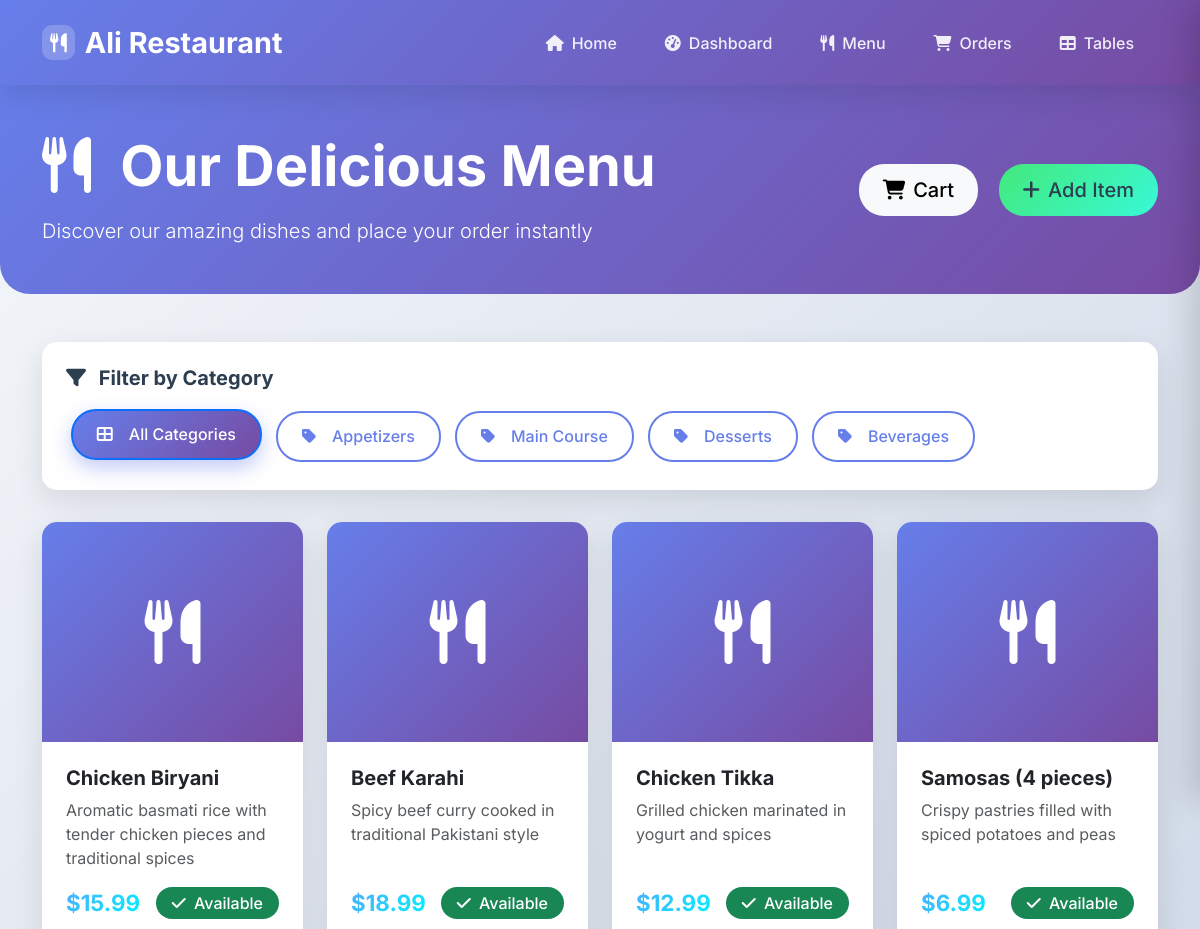
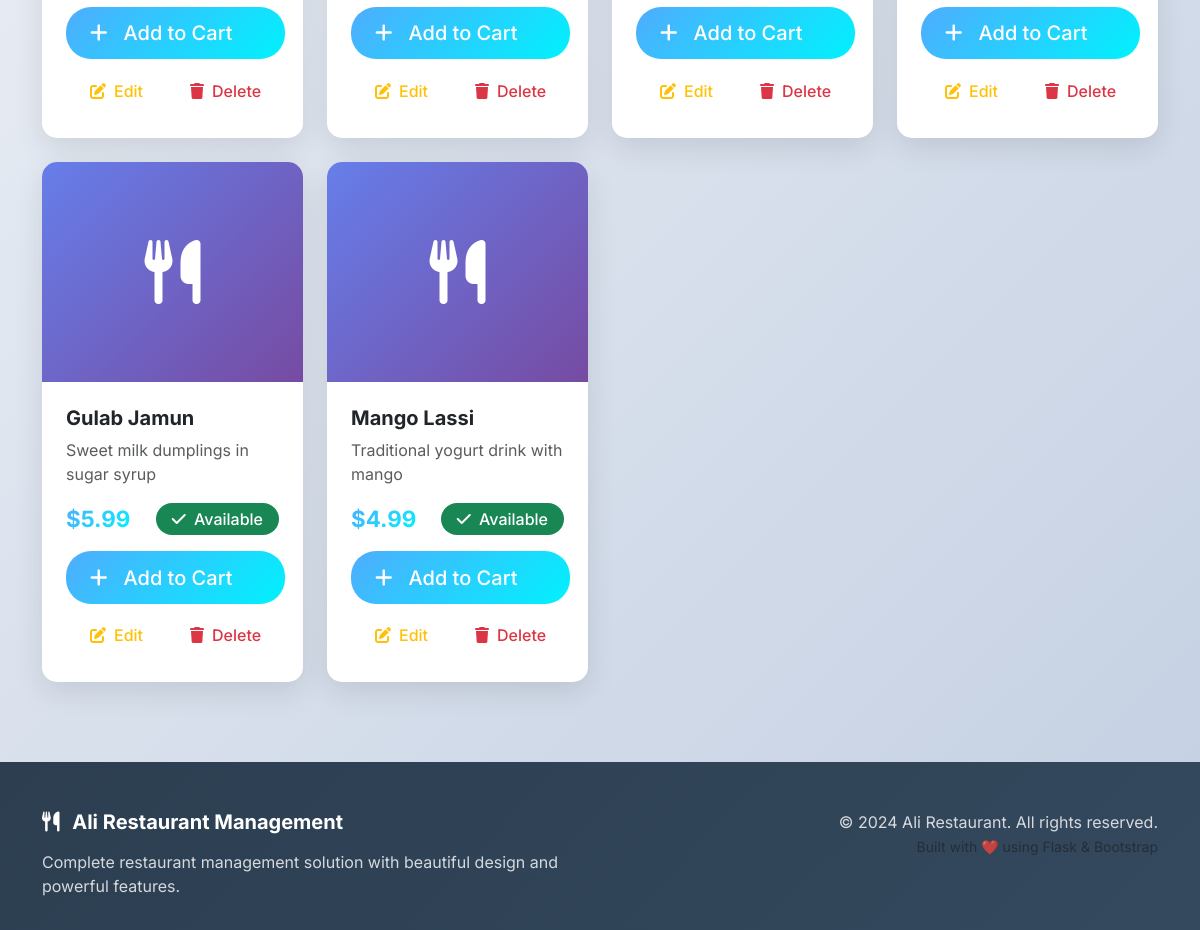
The page /menu on the database its author committed (2 pictures, top to bottom).
### app.py (models this page shows, shortened)
class Category(db.Model):
    id = db.Column(db.Integer, primary_key=True)
    name = db.Column(db.String(100), nullable=False)
    description = db.Column(db.Text)
    created_at = db.Column(db.DateTime, default=datetime.utcnow)
    menu_items = db.relationship('MenuItem', backref='category', lazy=True)

class MenuItem(db.Model):
    id = db.Column(db.Integer, primary_key=True)
    name = db.Column(db.String(200), nullable=False)
    description = db.Column(db.Text, nullable=False)
    price = db.Column(db.Numeric(10, 2), nullable=False)
    category_id = db.Column(db.Integer, db.ForeignKey('category.id'), nullable=False)
    is_available = db.Column(db.Boolean, default=True)
    image_url = db.Column(db.String(500))
    created_at = db.Column(db.DateTime, default=datetime.utcnow)

### app.py (the view)
@app.route('/menu')
def menu_list():
    try:
        menu_items = MenuItem.query.all()
        categories = Category.query.all()
        available_tables = Table.query.filter_by(is_occupied=False).all()
        return render_template('menu.html',
                             menu_items=menu_items,
                             categories=categories,
                             tables=available_tables)
    except Exception as e:
        flash(f'Error loading menu: {str(e)}', 'error')
        return render_template('menu.html', menu_items=[], categories=[], tables=[])

### templates/menu.html (shortened to what this page needs)
{% extends "base.html" %}
{% block content %}
<div class="menu-header">
    <div class="container">
        <div class="row align-items-center">
            <div class="col-md-8">
                <h1 class="display-4 fw-bold mb-3">
                    <i class="fas fa-utensils me-3"></i>
                    Our Delicious Menu
                </h1>
                <p class="lead mb-0">Discover our amazing dishes and place your order instantly</p>
            </div>
            <div class="col-md-4 text-md-end">
                <button class="btn btn-light btn-lg me-3" id="cartToggle">
                    <i class="fas fa-shopping-cart position-relative">
                    </i>
                    Cart
                </button>
                <a href="{{ url_for('add_menu_item') }}" class="btn btn-warning btn-lg">
                    <i class="fas fa-plus"></i> Add Item
                </a>
            </div>
        </div>
    </div>
</div>
<div class="container">
    <div class="category-filters slide-up">
        <h5 class="mb-3 fw-bold">
            <i class="fas fa-filter me-2"></i>
            Filter by Category
        </h5>
        <div class="btn-group-toggle">
            <button type="button" class="btn btn-outline-primary active" data-category="all">
                <i class="fas fa-th-large me-2"></i>All Categories
            </button>
            {% for category in categories %}
                <button type="button" class="btn btn-outline-primary" data-category="{{ category.id }}">
                    <i class="fas fa-tag me-2"></i>{{ category.name }}
                </button>
            {% endfor %}
        </div>
    </div>
    <div class="row g-4" id="menuItems">
        {% for item in menu_items %}
            <div class="col-xl-3 col-lg-4 col-md-6 menu-item slide-up" data-category="{{ item.category_id }}" style="animation-delay: {{ loop.index0 * 0.1 }}s;">
                <div class="card menu-item-card h-100">
                    {% if item.image_url %}
                        <img src="{{ item.image_url }}" class="card-img-top" alt="{{ item.name }}" style="height: 220px; object-fit: cover;">
                    {% else %}
                        <div class="card-img-top d-flex align-items-center justify-content-center" style="height: 220px; background: var(--primary-gradient);">
                            <i class="fas fa-utensils fa-4x text-white"></i>
                        </div>
                    {% endif %}
                    <div class="card-body d-flex flex-column">
                        <h5 class="card-title fw-bold text-dark">{{ item.name }}</h5>
                        <p class="card-text flex-grow-1 text-muted">{{ item.description }}</p>
                        <div class="d-flex justify-content-between align-items-center mb-3">
                            <span class="price-tag">${{ "%.2f"|format(item.price) }}</span>
                            <span class="badge {{ 'bg-success' if item.is_available else 'bg-danger' }} fs-6 px-3 py-2">
                                <i class="fas fa-{{ 'check' if item.is_available else 'times' }} me-1"></i>
                                {{ 'Available' if item.is_available else 'Unavailable' }}
                            </span>
                        </div>
                        <div class="d-grid gap-2">
                            {% if item.is_available %}
                                <button class="btn btn-success btn-lg add-to-cart"
                                        data-id="{{ item.id }}"
                                        data-name="{{ item.name }}"
                                        data-price="{{ item.price }}"
                                        data-description="{{ item.description }}">
                                    <i class="fas fa-plus me-2"></i> Add to Cart
                                </button>
                            {% else %}
                                <button class="btn btn-secondary btn-lg" disabled>
                                    <i class="fas fa-times me-2"></i> Unavailable
                                </button>
                            {% endif %}
                            <div class="btn-group">
                                <a href="{{ url_for('edit_menu_item', id=item.id) }}" class="btn btn-outline-warning">
                                    <i class="fas fa-edit"></i> Edit
                                </a>
                                <a href="{{ url_for('delete_menu_item', id=item.id) }}"
                                   class="btn btn-outline-danger"
                                   onclick="return confirm('Are you sure you want to delete this menu item?')">
                                    <i class="fas fa-trash"></i> Delete
                                </a>
                            </div>
                        </div>
                    </div>
                </div>
            </div>
        {% endfor %}
    </div>
</div>
{% endblock %}

### templates/base.html (shortened to what this page needs)
<!DOCTYPE html>
<html lang="en">
<head>
    <link href="https://cdnjs.cloudflare.com/ajax/libs/bootstrap/5.3.0/css/bootstrap.min.css" rel="stylesheet">
    <link href="https://cdnjs.cloudflare.com/ajax/libs/font-awesome/6.4.0/css/all.min.css" rel="stylesheet">
</head>
<body>
    <nav class="navbar navbar-expand-lg sticky-top">
        <div class="container">
            <a class="navbar-brand" href="{{ url_for('index') }}">
                <i class="fas fa-utensils"></i>
                Ali Restaurant
            </a>
            <div class="collapse navbar-collapse" id="navbarNav">
                <ul class="navbar-nav ms-auto">
                    <li class="nav-item">
                        <a class="nav-link" href="{{ url_for('index') }}">
                            <i class="fas fa-home"></i> Home
                        </a>
                    </li>
                    <li class="nav-item">
                        <a class="nav-link" href="{{ url_for('dashboard') }}">
                            <i class="fas fa-tachometer-alt"></i> Dashboard
                        </a>
                    </li>
                    <li class="nav-item">
                        <a class="nav-link" href="{{ url_for('menu_list') }}">
                            <i class="fas fa-utensils"></i> Menu
                        </a>
                    </li>
                    <li class="nav-item">
                        <a class="nav-link" href="{{ url_for('orders_list') }}">
                            <i class="fas fa-shopping-cart"></i> Orders
                        </a>
                    </li>
                    <li class="nav-item">
                        <a class="nav-link" href="{{ url_for('tables_list') }}">
                            <i class="fas fa-table"></i> Tables
                        </a>
                    </li>
                </ul>
            </div>
        </div>
    </nav>
    <main class="fade-in">
        {% block content %}{% endblock %}
    </main>
    <footer class="footer">
        <div class="container">
            <div class="row">
                <div class="col-md-6">
                    <h5>
                        <i class="fas fa-utensils me-2"></i>
                        Ali Restaurant Management
                    </h5>
                    <p class="mb-0">Complete restaurant management solution with beautiful design and powerful features.</p>
                </div>
                <div class="col-md-6 text-md-end">
                    <p class="mb-0">© 2024 Ali Restaurant. All rights reserved.</p>
                    <small class="text-muted">Built with ❤️ using Flask & Bootstrap</small>
                </div>
            </div>
        </div>
    </footer>
</body>
</html>

### templates/base.html (style rules this page uses)
:root { --primary-gradient: linear-gradient(135deg, #667eea 0%, #764ba2 100%); --secondary-gradient: linear-gradient(135deg, #f093fb 0%, #f5576c 100%); --success-gradient: linear-gradient(135deg, #4facfe 0%, #00f2fe 100%); --warning-gradient: linear-gradient(135deg, #43e97b 0%, #38f9d7 100%); --dark-gradient: linear-gradient(135deg, #2c3e50 0%, #34495e 100%); --primary-color: #667eea; --secondary-color: #764ba2; --success-color: #00f2fe; --warning-color: #38f9d7; --danger-color: #f5576c; --dark-color: #2c3e50; --light-color: #f8f9fa; --box-shadow: 0 10px 30px rgba(0, 0, 0, 0.1); --box-shadow-hover: 0 20px 40px rgba(0, 0, 0, 0.15); --border-radius: 15px; --transition: all 0.3s cubic-bezier(0.4, 0, 0.2, 1); }
* { margin: 0; padding: 0; box-sizing: border-box; }
body { font-family: 'Inter', sans-serif; background: linear-gradient(135deg, #f5f7fa 0%, #c3cfe2 100%); min-height: 100vh; color: var(--dark-color); }
.navbar { background: var(--primary-gradient); backdrop-filter: blur(10px); box-shadow: var(--box-shadow); border: none; padding: 1rem 0; }
.navbar-brand { font-weight: 700; font-size: 1.8rem; color: white !important; text-decoration: none; display: flex; align-items: center; gap: 10px; }
.navbar-brand i { background: rgba(255, 255, 255, 0.2); padding: 8px; border-radius: 10px; font-size: 1.2rem; }
.nav-link { color: rgba(255, 255, 255, 0.9) !important; font-weight: 500; padding: 0.7rem 1.2rem !important; border-radius: 25px; margin: 0 0.3rem; transition: var(--transition); display: flex; align-items: center; gap: 8px; }
.card { border: none; border-radius: var(--border-radius); box-shadow: var(--box-shadow); transition: var(--transition); overflow: hidden; background: white; }
.card-body { padding: 1.5rem; }
.btn { border-radius: 25px; font-weight: 500; padding: 0.7rem 1.5rem; transition: var(--transition); border: none; text-decoration: none; display: inline-flex; align-items: center; gap: 8px; }
.btn-success { background: var(--success-gradient); border: none; }
.btn-warning { background: var(--warning-gradient); border: none; color: var(--dark-color); }
.btn-outline-primary { border: 2px solid var(--primary-color); color: var(--primary-color); background: transparent; }
.badge { padding: 0.5rem 1rem; border-radius: 20px; font-weight: 500; font-size: 0.85rem; }
.footer { background: var(--dark-gradient); color: white; padding: 3rem 0 2rem; margin-top: 5rem; }
.footer h5 { font-weight: 700; margin-bottom: 1rem; }
.footer p { color: rgba(255, 255, 255, 0.8); }
.fade-in { animation: fadeIn 0.6s ease-in-out; }
.slide-up { animation: slideUp 0.8s ease-out; }

### templates/menu.html (style rules this page uses)
.menu-item-card { transition: var(--transition); height: 100%; border: none; border-radius: var(--border-radius); box-shadow: var(--box-shadow); overflow: hidden; background: white; }
.price-tag { font-size: 1.4rem; font-weight: 700; background: var(--success-gradient); -webkit-background-clip: text; -webkit-text-fill-color: transparent; background-clip: text; }
.category-filters { background: white; padding: 1.5rem; border-radius: var(--border-radius); box-shadow: var(--box-shadow); margin-bottom: 2rem; }
.category-filters .btn { margin: 0.3rem; border-radius: 25px; transition: var(--transition); }
.category-filters .btn.active { background: var(--primary-gradient); color: white; transform: translateY(-2px); box-shadow: 0 8px 20px rgba(102, 126, 234, 0.4); }
.menu-header { background: var(--primary-gradient); color: white; padding: 3rem 0; margin-bottom: 3rem; border-radius: 0 0 30px 30px; }

### rows shown on the page
Category: name "Appetizers"
Category: name "Main Course"
Category: name "Desserts"
Category: name "Beverages"
MenuItem: name "Chicken Biryani", description "Aromatic basmati rice with tender chicken pieces and traditional spices", price "15.99", is_available "Available"
MenuItem: name "Beef Karahi", description "Spicy beef curry cooked in traditional Pakistani style", price "18.99", is_available "Available"
MenuItem: name "Chicken Tikka", description "Grilled chicken marinated in yogurt and spices", price "12.99", is_available "Available"
MenuItem: name "Samosas (4 pieces)", description "Crispy pastries filled with spiced potatoes and peas", price "6.99", is_available "Available"
MenuItem: name "Gulab Jamun", description "Sweet milk dumplings in sugar syrup", price "5.99", is_available "Available"
MenuItem: name "Mango Lassi", description "Traditional yogurt drink with mango", price "4.99", is_available "Available"
